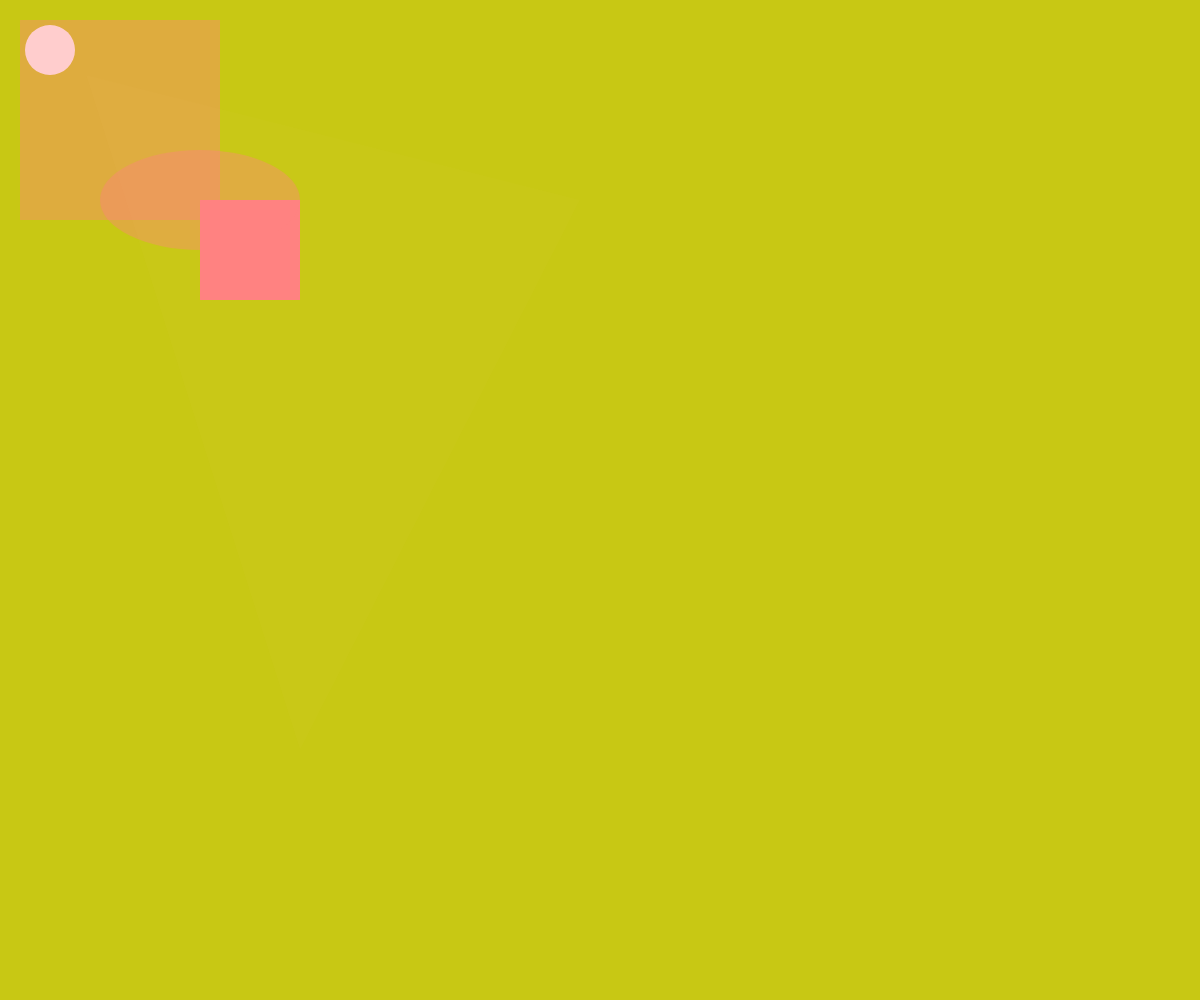
Frame 1 (no input)
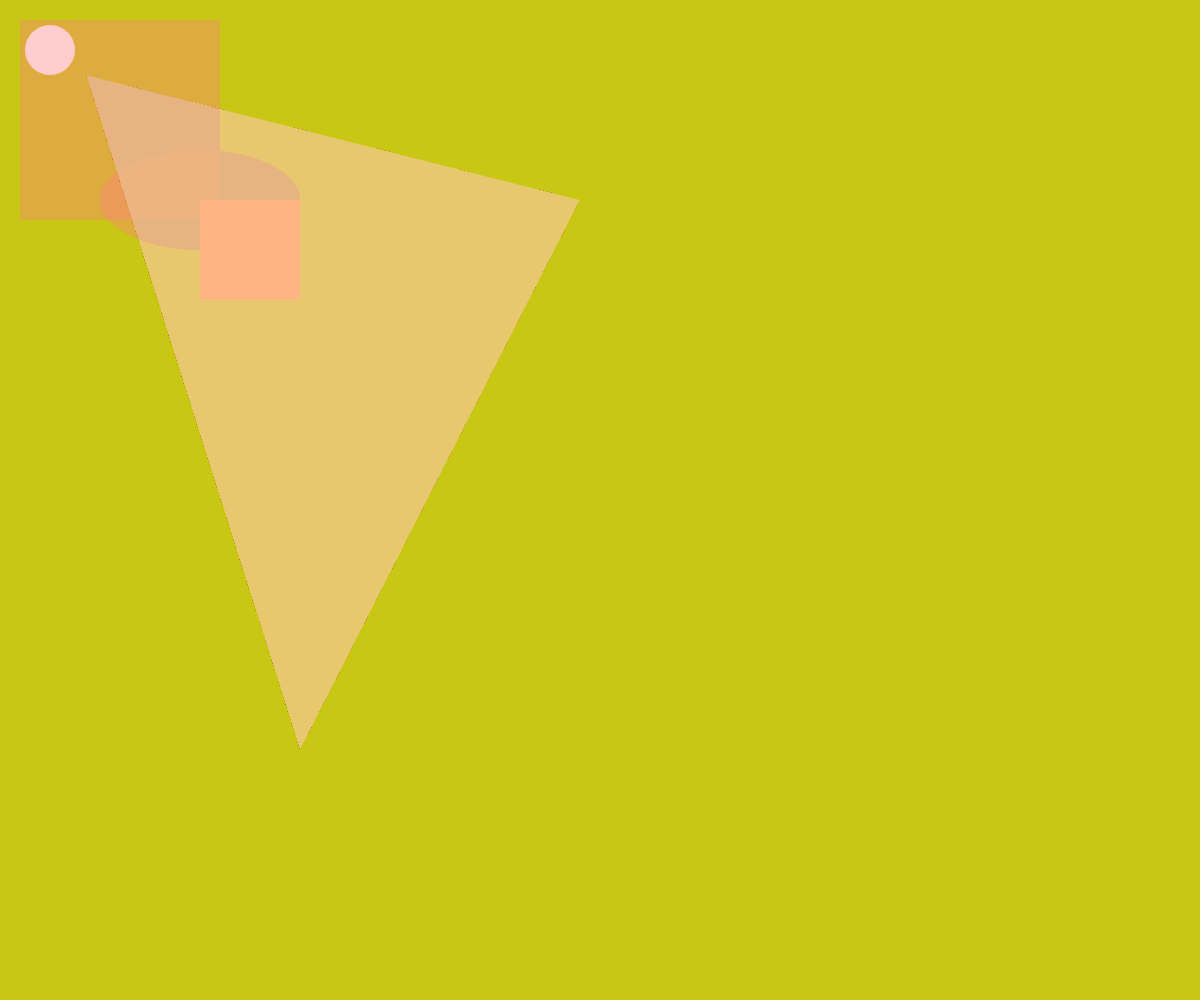
Frame 60 (no input)
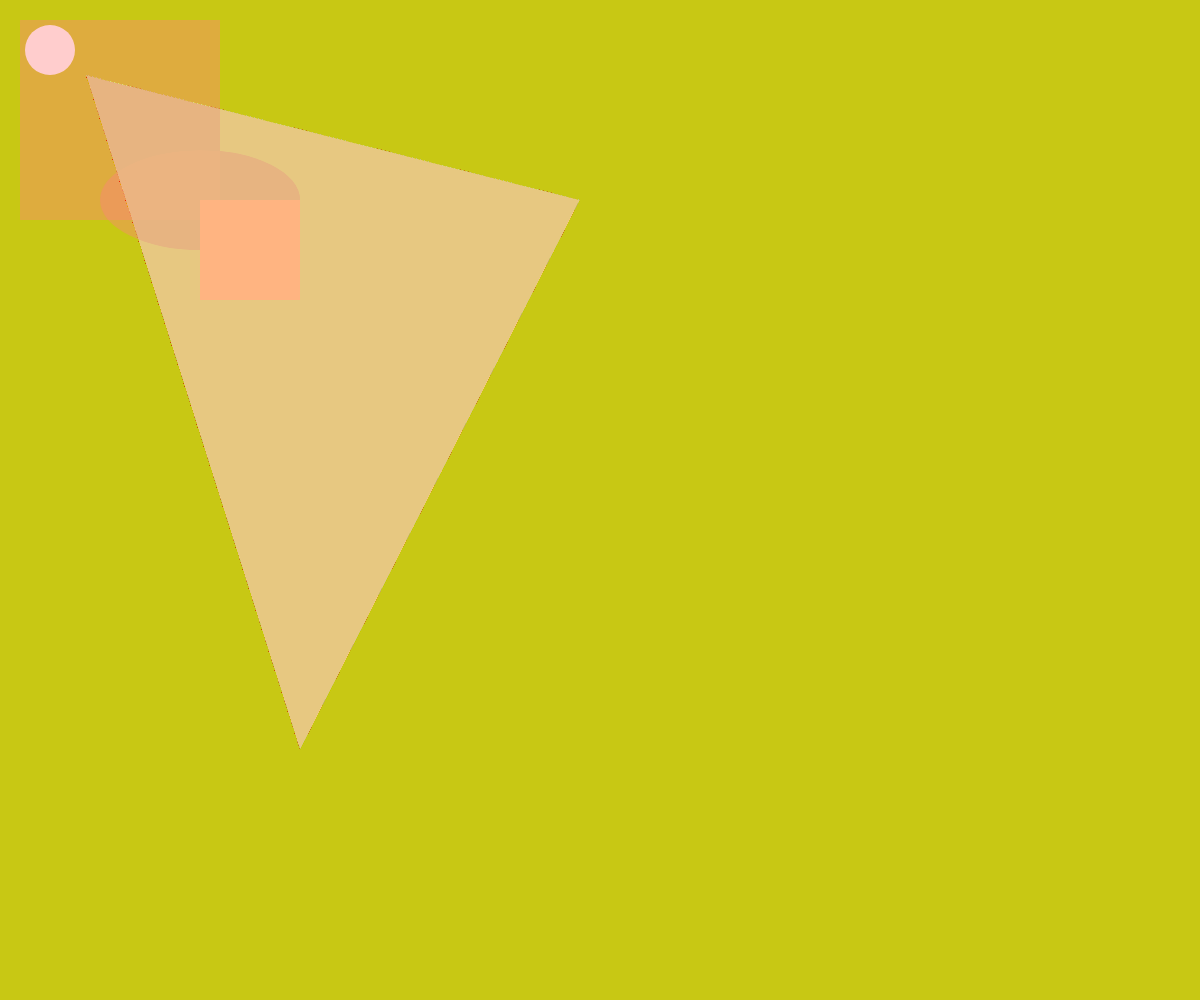
Frame 120 (the mouse pressed at the canvas centre since frame 60)

The p5.js sketch that drew these frames (run headless with seeded random() and noise() and a simulated clock; from frame 60 on, the mouse is pressed at the canvas centre):

// p5.js sketch
// ── sketch.js
function setup() {
  // Use system variables to fill the container
  createCanvas(windowWidth, windowHeight);

  let c = color(255, 128, 128);

  background(200, 200, 20);
  noStroke();
  circle(50, 50, 50);

  noStroke();
  fill(c);
  square(200, 200, 100);

  c.setAlpha(100);
  fill(c);
  rect(20, 20, 200);

  ellipse(200, 200, 200, 100);
}

function draw() {
  let c = color(500, 200, 128);
  c.setAlpha(5);
  fill(c);
  triangle(300, 750, 580, 200, 86, 75);
}

// This ensures the canvas resizes if the window changes
function windowResized() {
  resizeCanvas(windowWidth, windowHeight);
  
  // Optional: You might want to redraw the background here 
  // because resizing clears the canvas
  background(200, 200, 20); 
}
